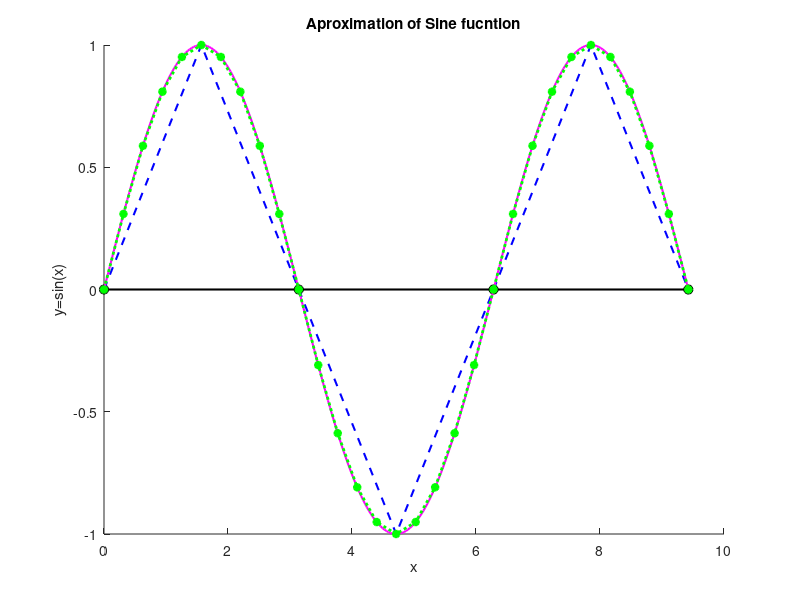

Write the MATLAB code that produced this figure. (Note: this script raises an error after producing the figure.)
clear;clc;close all;

X = [0,1,2,3,4,6,7,8,10];
Y = [1,4,5,4,-3,2,-5,20,4];

%figure(1) % creates a new figure to plot on
%plot(X,Y, 'k') % k = black color :k = dotted black --b = dashed black. 
% The same goes for markers.
% plot(X,Y, 'color', 'b', 'LineStle', '--', 'Marker', 'x')

X1 = 0:pi:3*pi;
X2 = 0:pi/2:3*pi;
X3 = 0:pi/10:3*pi;
X4 = 0:pi/100:3*pi;

figure(2)
hold on %notgonna overwrite your plot
plot(X1,sin(X1), '-ok', 'linewidth', 1.5)
plot(X2,sin(X2), '--.b', 'linewidth', 1.5)
Y3 = sin(X3);
plot(X4,sin(X4), 'm', 'linewidth', 1.5)
plot(X3,Y3, ':*g', 'linewidth', 2)
title('Aproximation of Sine fucntion')
xlabel('x')
ylabel('y=sin(x)')
legend('dx = pi','dx = pi/2','dx = pi/10','dx = pi/100', 'Location', 'SE')
set(gca, 'Xlim', [0 3*pi], 'Ylim', [-1.1,1.1])
%gca = grab/get current axes

figure(4)
subplot(4,1,1)
% (num of rows of subplots,num of cols of subplots,subplot you want plot on)
plot(X1,sin(X1), '-ok', 'linewidth', 1.5)
set(gca, 'Xlim', [0 3*pi], 'Ylim', [-1.1,1.1])
title('Step size = \pi')
ylabel('y=sin(x)')

subplot(4,1,2)
plot(X2,sin(X2), '-ok', 'linewidth', 1.5)
set(gca, 'Xlim', [0 3*pi], 'Ylim', [-1.1,1.1])
title('Step size = \pi/2')
ylabel('y=sin(x)')

subplot(4,1,3)
plot(X3,Y3, '-ok', 'linewidth', 2)
set(gca, 'Xlim', [0 3*pi], 'Ylim', [-1.1,1.1])
title('Step size = \pi/10')
ylabel('y=sin(x)')

subplot(4,1,4)
plot(X4,sin(X4), 'k' , 'linewidth', 1.5)
set(gca, 'Xlim', [0 3*pi], 'Ylim', [-1.1,1.1])
title('Step size = \pi/100')
ylabel('y=sin(x)')
xlabel('x')
